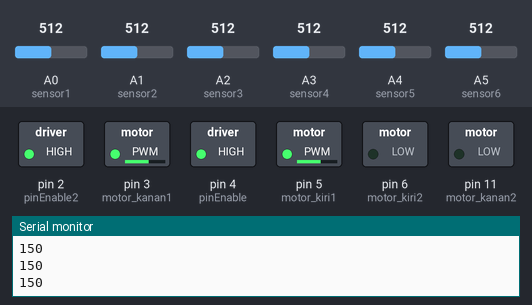
The sketch below on a simulated Arduino Uno, built with avr-gcc and run on an emulated ATmega328P. On the bench: switched loads named in the sketch (green lamp = pin HIGH), the last lines printed to the serial monitor. The inputs (shaded band) are chosen by the test bench; at power-on: A0 (sensor1) = 512, A1 (sensor2) = 512, A2 (sensor3) = 512, A3 (sensor4) = 512, A4 (sensor5) = 512, A5 (sensor6) = 512.

Above: at 1.2 s.
1.3 s: A0 (sensor1) set to 30
At 1.9 s:
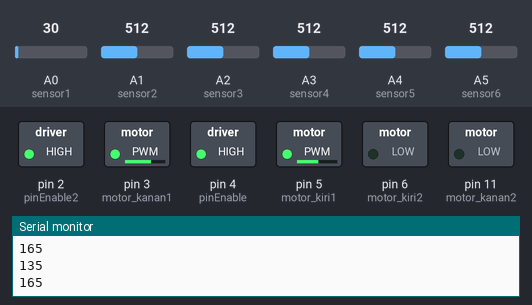
3.0 s: A1 (sensor2) set to 30
At 4.3 s:
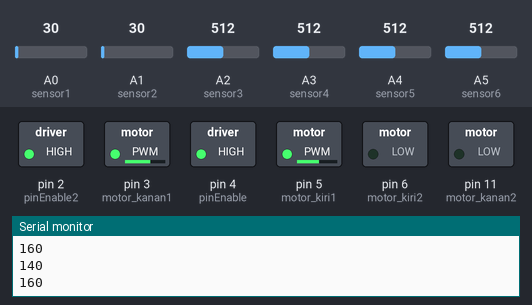
4.7 s: A2 (sensor3) set to 30
At 5.4 s:
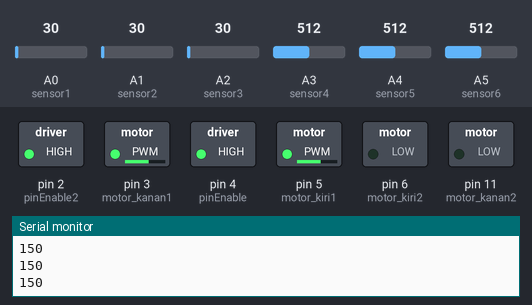
6.4 s: A2 (sensor3) set to 160
At 7.6 s:
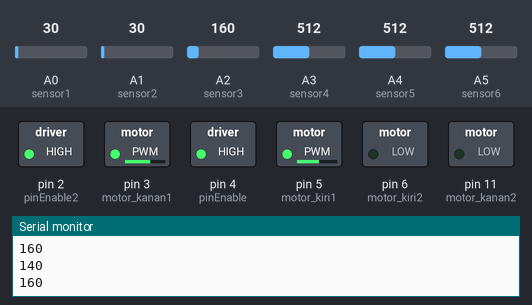
8.1 s: A0 (sensor1) set to 160
At 8.8 s:
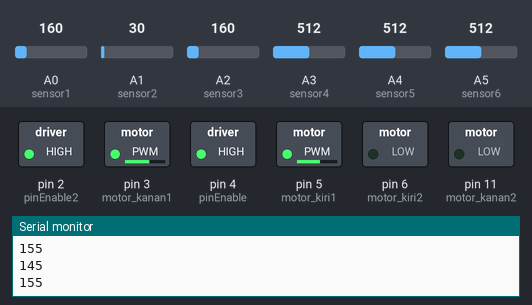
9.8 s: A3 (sensor4) set to 30
At 11.1 s:
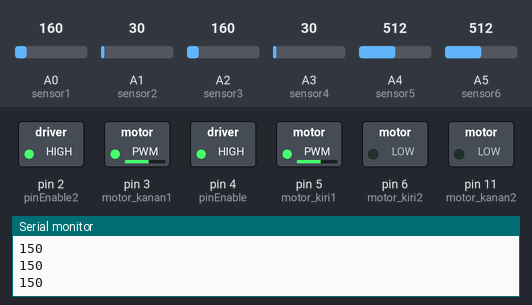
Timing chart, 0 to 12.5 s (numbered marks = the images above; inputs shaded):
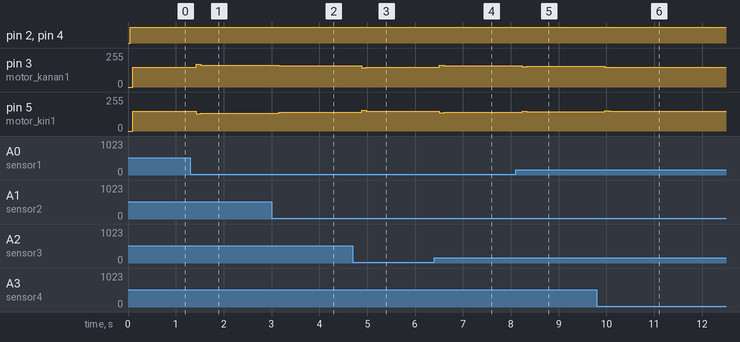

Measured:
- after the input at 1.3 s, pin 3 (motor_kanan1): 150/255 → 171/255 after 0.12 s, → 165/255 0.10 s later; pin 5 (motor_kiri1): 150/255 → 129/255 after 0.12 s, → 135/255 0.10 s later
- after the input at 3.0 s, pin 3 (motor_kanan1): 165/255 → 158/255 after 0.15 s, → 160/255 0.10 s later; pin 5 (motor_kiri1): 135/255 → 142/255 after 0.15 s, → 140/255 0.10 s later
- after the input at 4.7 s, pin 3 (motor_kanan1): 160/255 → 146/255 after 0.18 s, → 150/255 0.10 s later; pin 5 (motor_kiri1): 140/255 → 154/255 after 0.18 s, → 150/255 0.10 s later
- after the input at 6.4 s, pin 3 (motor_kanan1): 150/255 → 164/255 after 0.11 s, → 160/255 0.10 s later; pin 5 (motor_kiri1): 150/255 → 136/255 after 0.11 s, → 140/255 0.10 s later
- after the input at 8.1 s, pin 3 (motor_kanan1): 160/255 → 153/255 after 0.14 s, → 155/255 0.10 s later; pin 5 (motor_kiri1): 140/255 → 147/255 after 0.14 s, → 145/255 0.10 s later
- after the input at 9.8 s, pin 3 (motor_kanan1): 155/255 → 148/255 after 0.17 s, → 150/255 0.10 s later; pin 5 (motor_kiri1): 145/255 → 152/255 after 0.17 s, → 150/255 0.10 s later

The sketch:

odul_3_sisken_kasus_p_6702180049_iqbal_santosa_jari_bengkok1.ino
```cpp
/**************************************************/

//Modul Praktikum 3 - Sistem kendali Kasus P
//Nama          : IQBAL SANTOSA
//Kelompok      : 3
//Nama Tim      : Jari Bengkok
//Anggota 1     : Iqbal Santosa
//Versi Program : 1.0

/**************************************************/
//Deklarasi sensor
int sensor1 = A0;
int sensor2 = A1;
int sensor3 = A2;
int sensor4 = A3;
int sensor5 = A4;
int sensor6 = A5;
int button1 = 8;
int button2 = 9;
int baca_sensor[6];

//Variabel Motor
int pinEnable = 4; //Harus di set high jika ingin mengaktifkan
int pinEnable2 = 2; //Harus di set high jika ingin mengaktifkan
//Variabel Motor kiri
int motor_kiri1 = 5; //input motor driver 1 L293D
int motor_kiri2 = 6; //input motor driver 2 L293D
//Variabel motor kanan
int motor_kanan1 = 3; //input motor driver 3 L293D
int motor_kanan2 = 11;//input motor driver 4 L293D

int maxpwm = 255;
int x;

//Variabel dan konstanta untuk persamaan pid
int kp = 5, ki = 0, kd = 2;
int lastError = 0;
int error = 0;
int rate_i, rate_d;
int kecepatanMotorKanan, kecepatanMotorKiri, kecepatanSetPoint = 150;

void setup()
{
  //Pin Mode input sensor
  pinMode(sensor1, INPUT); //set pin A0 sebagai input
  pinMode(sensor2, INPUT); //set pin A1 sebagai input
  pinMode(sensor3, INPUT); //set pin A2 sebagai input
  pinMode(sensor4, INPUT); //set pin A3 sebagai input
  pinMode(sensor5, INPUT); //set pin A4 sebagai input
  pinMode(sensor6, INPUT); //set pin A5 sebagai input

  //pin mode output motor
  pinMode(pinEnable, OUTPUT);
  pinMode(pinEnable2, OUTPUT);
  pinMode(motor_kiri1, OUTPUT);
  pinMode(motor_kiri2, OUTPUT);
  pinMode(motor_kanan1, OUTPUT);
  pinMode(motor_kanan2, OUTPUT);

  //Insialisasi komunikasi serial
  Serial.begin(9600); //default 9600
}

void readsensor(){ //fungsi untuk membaca sensor dan menyimpan nilai
baca_sensor[0] = analogRead(sensor1);
baca_sensor[1] = analogRead(sensor2);
baca_sensor[2] = analogRead(sensor3);
baca_sensor[3] = analogRead(sensor4);
baca_sensor[4] = analogRead(sensor5);
baca_sensor[5] = analogRead(sensor6);

  delay(50);

  for(x=0; x<=5; x++){
  }
}

void loop()
{
  readsensor();
  //Serial.print("Nilai last error:");
  //Serial.println(lastError);
  //catatan saat semua sensor mendeteksi gelap kedua motor jalan
  if(baca_sensor[0] < 34 && baca_sensor[1] > 34 &&
   baca_sensor[2] > 34 && baca_sensor[3] > 34 &&
   baca_sensor[4] > 34 && baca_sensor[5] > 34) {
    error = -3;
  }
  if(baca_sensor[0] < 34 && baca_sensor[1] < 34 &&
   baca_sensor[2] > 34 && baca_sensor[3] > 34 &&
   baca_sensor[4] > 34 && baca_sensor[5] > 34) {
    error = -2;
  }
   if(baca_sensor[0] > 34 && baca_sensor[1] < 34 &&
   baca_sensor[2] > 34 && baca_sensor[3] > 34 &&
   baca_sensor[4] > 34 && baca_sensor[5] > 34) {
    error = -1;
  }
  if(baca_sensor[0] > 34 && baca_sensor[1] > 34 &&
   baca_sensor[2] < 34 && baca_sensor[3] < 34 ||
   baca_sensor[2] < 34 || baca_sensor[3] < 34 &&
     baca_sensor[4] > 34 && baca_sensor[5] > 34){
     error = 0;
  }
  if(baca_sensor[0] > 34 && baca_sensor[1] > 34 &&
   baca_sensor[2] > 34 && baca_sensor[3] > 34 &&
   baca_sensor[4] < 34 && baca_sensor[5] > 34) {
    error = 1;
  }
  if(baca_sensor[0] > 34 && baca_sensor[1] > 34 &&
   baca_sensor[2] > 34 && baca_sensor[3] > 34 &&
   baca_sensor[4] < 34 && baca_sensor[5] < 34) {
    error = 2;
  }
  if(baca_sensor[0] > 34 && baca_sensor[1] > 34 &&
   baca_sensor[2] > 34 && baca_sensor[3] > 34 &&
   baca_sensor[4] > 34 && baca_sensor[5] < 34) {
    error = 3;
  }
  //nilai terendah photodioda 33 paling gelap
  //nilai tertinggi = 687 paling terang
  //aktifkan motor
  digitalWrite(pinEnable, HIGH);
  digitalWrite(pinEnable2, HIGH);
  //fungsi deteksi garis
  follow_line();
}

void follow_line(){
readsensor();

//fungsi MV
  rate_d = error - lastError;
  rate_i = error + lastError;
  lastError = error;
  int moveControl = (kp * error) + (ki * rate_i) + (kd * rate_d);

  kecepatanMotorKanan = kecepatanSetPoint - moveControl;
  kecepatanMotorKiri = kecepatanSetPoint + moveControl;

  setMotor(kecepatanMotorKiri, kecepatanMotorKanan);
  //Serial.print("Kecepatan Motor Kiri : ");
  Serial.println(kecepatanMotorKiri);
  //Serial.print("Kecepatan Motor Kanan : ");
  Serial.println(kecepatanMotorKanan);
  //Serial.print("Error : ");
  //Serial.println(error);
  //Serial.print("MoveControl : ");
  //Serial.println(moveControl);
  //Serial.print("Set Point : ");
  //Serial.println(kecepatanSetPoint);

}

void setMotor(int pwmLeft, int pwmRight){
  if (pwmLeft > maxpwm){
   pwmLeft = maxpwm;
  }
  else if (pwmLeft < -maxpwm){
   pwmLeft = -maxpwm;
  }

  if (pwmLeft < 0){
    pwmLeft *= -1;
    analogWrite(motor_kiri2, pwmLeft);
    analogWrite(motor_kiri1, 0);
    }
  else{
    analogWrite(motor_kiri2, 0);
    analogWrite(motor_kiri1, pwmLeft);
  }
  if (pwmRight > maxpwm){
    pwmRight = maxpwm;
  }
  else if (pwmRight < -maxpwm){
    pwmRight = -maxpwm;
  }
  if (pwmRight < 0){
    pwmRight *= -1;
    analogWrite(motor_kanan2, pwmRight);
    analogWrite(motor_kanan1, 0);
    }
  else{
    analogWrite(motor_kanan2, 0);
    analogWrite(motor_kanan1, pwmRight);
  }
}  
```
